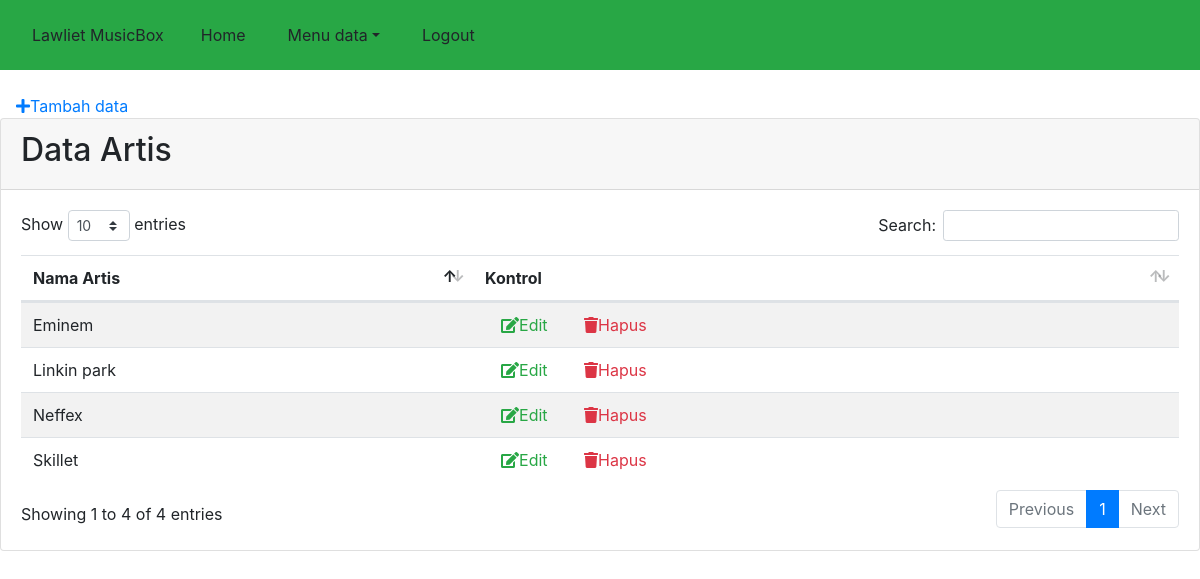
/index.php/admin/artis, run on the app's committed database.
### tables this page shows
CREATE TABLE IF NOT EXISTS `artis` (
  `kd_artis` varchar(3) NOT NULL,
  `nm_artis` varchar(25) NOT NULL
);

### application/controllers/admin/Artis.php (called while the page is built, shortened)
<?php
class Artis extends CI_Controller{
	public function __construct(){
		$this->load->model("model_artis");
	}
	public function index(){
		$data["artis"]=$this->model_artis->read_data();
		$this->load->view("admin/artis/index",$data);
	}
}
?>

### index.php (called while the page is built, shortened)
<?php
require_once BASEPATH.'core/CodeIgniter.php';

### application/models/Model_artis.php (called while the page is built, shortened)
<?php
class Model_artis extends CI_model{
	private $table="artis";
	public function read_data(){
		return $this->db->get($this->table)->result();
	}
}
?>

### application/views/admin/artis/index.php (the view, shortened to what this page needs)
<html>
<head><?php require_once "partials/partial_head.php";?></head>
<body>
<?php require_once "partials/menu.php";?>
<a class="text-primary p-3" data-toggle="modal" data-target="#modal-add"><i class='fa fa-plus'></i>Tambah data</a>
<div class="card mb-3">
	<div class="card-header">
		<h2>Data Artis</h2>
	</div>
	<div class="card-body">
		<div class="table-responsive">
			<table class="table table-striped" id="dataTable" width="100%" cellspacing="0">
				<thead>
					<tr>
						<th>Nama Artis</th>
						<th>Kontrol</th>
					</tr>
				</thead>
				<tbody>
					<?php foreach ($artis as $art){?>
						<tr>
						<td><?php echo $art->nm_artis;?></td>
						<td><a class="text-success p-3 edit-form" key="<?php echo $art->kd_artis;?>" data-toggle="modal" data-target="#modal-edit"><i class='fa fa-edit'></i>Edit</a> <a class="text-danger p-3" href="<?php echo site_url("/index.php/Artis/del?kd=".$art->kd_artis);?>"><i class='fa fa-trash'></i>Hapus</a>
						</td></tr>
					<?php }?>
				</tbody>
			</table>
		</div>
	</div>
</div>
</body>
</html>

### data on the page
artis: nm_artis "Eminem"
artis: nm_artis "Neffex"
artis: nm_artis "Linkin park"
artis: nm_artis "Skillet"

### other printed values
NAMA_SITUS "Lawliet MusicBox"
